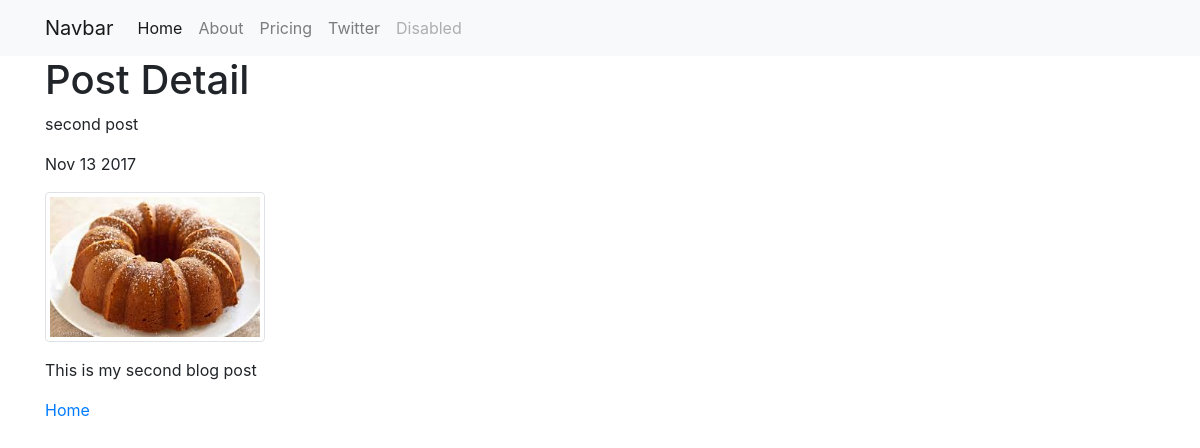
Page /posts/2/ on the committed database.
### posts/models.py (models this page shows, shortened)
class Post(models.Model):
    title = models.CharField(max_length=255)
    pub_date = models.DateTimeField()
    image = models.ImageField(upload_to="media/")       # need to install Pillow to use
    body = models.TextField()
    def pub_date_pretty(self):
        return self.pub_date.strftime('%b %d %Y')

### posts/views.py (the view)
# urls.py: url(r'^posts/(?P<post_id>[0-9]+)/$', posts.views.post_details, name="post_details"),
def post_details(request,post_id):
    post = get_object_or_404(Post,pk=post_id)
    return render(request, 'posts/post_detail.html', {'post': post})

### posts/templates/posts/post_detail.html (shortened to what this page needs)
{% extends 'base.html' %}
{% block content %}
    <h1>Post Detail</h1>
    <p>{{ post.title }}</p>
    <p>{{ post.pub_date_pretty }}</p>
    <p><img src="{{ post.image.url }}" class="img-fluid center-block img-thumbnail" style="max-height:150px;"></p>
    <p>{{ post.body }}</p>
    <p><a href="{% url 'home' %}">Home</a></p>
{% endblock %}

### rows in the picture
Post: title "second post", pub_date_pretty "Nov 13 2017", image (picture), body "This is my second blog post"
